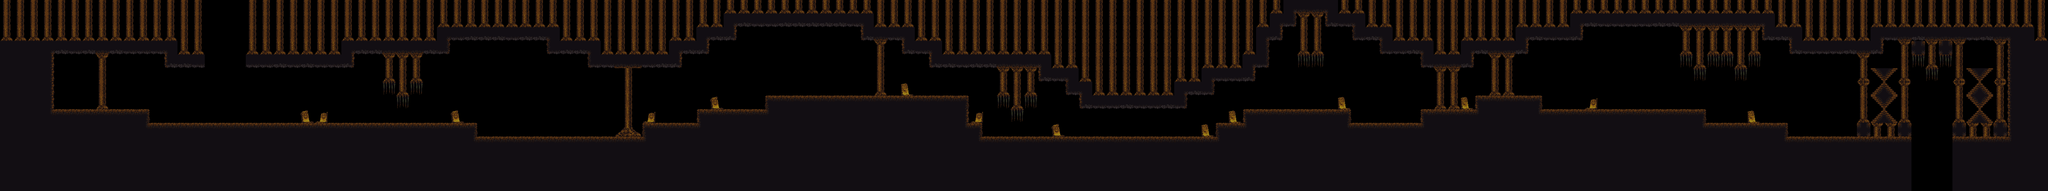

This is a level from a 2D game, rendered from its Tiled map with the project's own tilesets. A one-line summary and the map file follow, with tile-layer data summarised:
An orthogonal 150x14 tile map with 32x32 px tiles, 2 tile layers (Base, Decor) and 19 objects (18x points, zone).

<map version="1.10" tiledversion="1.11.0" orientation="orthogonal" renderorder="right-down" width="150" height="14" tilewidth="32" tileheight="32" infinite="0" nextlayerid="4" nextobjectid="22">
 <tileset firstgid="1" name="tileset2" tilewidth="32" tileheight="32" tilecount="153" columns="17">
  <image source="img/tileset2.png" width="544" height="288" />
 </tileset>
 <layer id="1" name="Base" width="150" height="14">
  <data>[2100 cells, 1388 non-empty, 26 distinct tile ids]</data>
 </layer>
 <layer id="2" name="Decor" width="150" height="14">
  <data>[2100 cells, 146 non-empty, 14 distinct tile ids]</data>
 </layer>
 <objectgroup id="3" name="Objects">
  <object id="1" name="spawnpoint" type="points" x="527" y="105">
   <point />
  </object>
  <object id="4" name="r_fire" type="points" x="307" y="257">
   <point />
  </object>
  <object id="5" name="r_fire" type="points" x="943" y="288">
   <point />
  </object>
  <object id="6" name="r_fire" type="points" x="1410" y="319">
   <point />
  </object>
  <object id="7" name="r_fire" type="points" x="1279" y="319">
   <point />
  </object>
  <object id="8" name="r_fire" type="points" x="1954" y="224">
   <point />
  </object>
  <object id="9" name="r_fire" type="points" x="2384" y="322">
   <point />
  </object>
  <object id="10" name="r_fire" type="points" x="3010" y="257">
   <point />
  </object>
  <object id="11" name="r_fire" type="points" x="3259" y="286">
   <point />
  </object>
  <object id="12" name="r_fire" type="points" x="3809" y="258">
   <point />
  </object>
  <object id="13" name="r_fire" type="points" x="4640" y="160.5">
   <point />
  </object>
  <object id="14" name="r_fire" type="points" x="4416.5" y="159.5">
   <point />
  </object>
  <object id="15" name="teleport" type="zone" x="4476.5" y="391" width="102" height="60" />
  <object id="16" name="enemy" type="points" x="794" y="286">
   <point />
  </object>
  <object id="17" name="enemy" type="points" x="1472" y="319">
   <point />
  </object>
  <object id="18" name="enemy" type="points" x="2029" y="223">
   <point />
  </object>
  <object id="19" name="enemy" type="points" x="2658" y="318">
   <point />
  </object>
  <object id="20" name="enemy" type="points" x="3121.67" y="239.333">
   <point />
  </object>
  <object id="21" name="enemy" type="points" x="3869" y="255">
   <point />
  </object>
 </objectgroup>
</map>